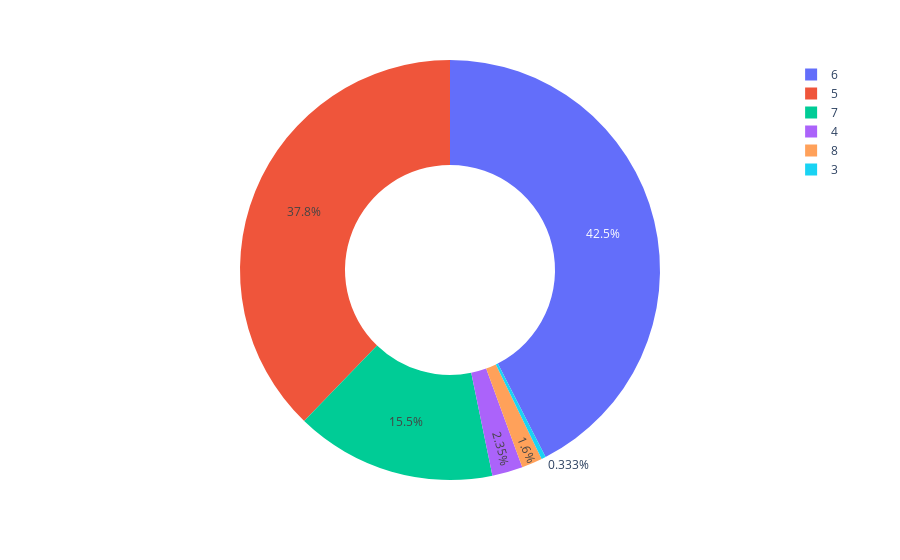

Notebook code for this chart:
### Code cell
diag = px.pie(df_joined, values='quality', names='quality', hole=0.5)
diag.show()

### Figure 1 — Plotly figure (JSON) as saved in the notebook; plotly's stock layout.template omitted (floating-point values rounded to 4 significant figures; data arrays with more than 128 entries replaced by an {"elided": "..."} marker saying what was removed)
{"data": [{"domain": {"x": [0, 1], "y": [0, 1]}, "hole": 0.5, "hovertemplate": "quality=%{value}<extra></extra>", "labels": {"elided": "1599 int values"}, "legendgroup": "", "name": "", "showlegend": true, "type": "pie", "values": {"elided": "1599 int values"}}], "layout": {"legend": {"tracegroupgap": 0}, "margin": {"t": 60}}}
